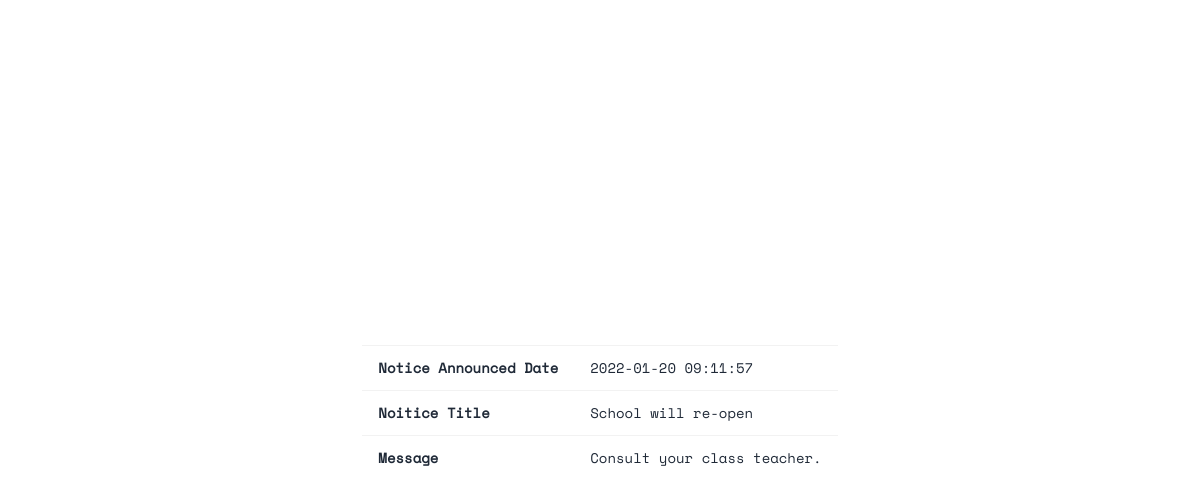
Screenshot of /view-public-notice.php?viewid=1 with the database file from the repository.
### tables this page shows
CREATE TABLE `tblpublicnotice` (
  `ID` int NOT NULL,
  `NoticeTitle` varchar(200) DEFAULT NULL,
  `NoticeMessage` mediumtext,
  `CreationDate` timestamp NULL DEFAULT CURRENT_TIMESTAMP
);

### view-public-notice.php (the view, shortened to what this page needs)
<?php
include('includes/dbconnection.php');
?>
<!doctype html>
<html>
<head>
	<link href="https://cdn.jsdelivr.net/npm/daisyui@4.7.2/dist/full.min.css" rel="stylesheet" type="text/css" />
	<script src="https://cdn.tailwindcss.com"></script>
	<link href="includes/skin.css" rel="stylesheet" type="text/css" />
</head>
<body>
	<div class="hero min-h-screen bg-white">
		<div class="hero-content text-center">
			<div class="max-w-6xl">
				<table border="1" class="table">
					<?php
					$vid = $_GET['viewid'];
					$sql = "SELECT * from tblpublicnotice where ID=:vid";
					$query = $dbh->prepare($sql);
					$query->bindParam(':vid', $vid, PDO::PARAM_STR);
					$query->execute();
					$results = $query->fetchAll(PDO::FETCH_OBJ);
					if ($query->rowCount() > 0) {
						foreach ($results as $row) {               ?>
							<tr align="center" class="table-warning">
								<td colspan="4" style="font-size:20px;color:blue">
									</td>
							</tr>
							<tr class="table-info">
								<th>Notice Announced Date</th>
								<td><?php echo $row->CreationDate; ?></td>
							</tr>
							<tr class="table-info">
								<th>Noitice Title</th>
								<td><?php echo $row->NoticeTitle; ?></td>
							</tr>
							<tr class="table-info">
								<th>Message</th>
								<td><?php echo $row->NoticeMessage; ?></td>
							</tr>
					<?php $cnt = $cnt + 1;
						}
					} ?>
				</table>
			</div>
		</div>
	</div>
</body>
</html>

### includes/skin.css (style rules this page uses)
html,body { font-family: spacemon; }

### rows the page displays
tblpublicnotice: CreationDate "2022-01-20 09:11:57", NoticeTitle "School will re-open", NoticeMessage "Consult your class teacher."
